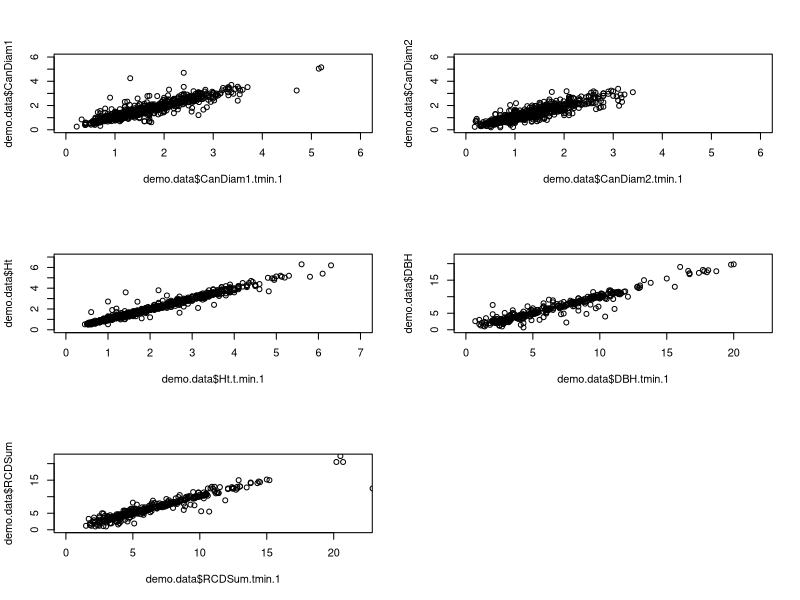

Write R code to recreate this figure.
#libraries
library(tidyverse)

raw.data<-read.csv('CirclePlots.csv',header=T)

# ---------- prep 'raw.data' before extracting dmeographic data --------

# filter to pinon only
raw.data<-raw.data[which(raw.data$Species=='PIED'),]
# remove years w/ incomplete data
raw.data<-raw.data[-which(raw.data$Year==2009 | raw.data$Year==2008),]

# Create a unique ID column
raw.data$TreeID<-(paste(raw.data$Site,".",raw.data$Transect,".",raw.data$Tree_Tag_Number,".",raw.data$Plot_Distance))

# Create an RCD_sum column
raw.data <- raw.data %>% 
  mutate(RCD_sum = rowSums(across(starts_with("RCD")), na.rm = T))
  
# for trees with no RCD, we want values to be NA not zero
raw.data$RCD_sum[raw.data$RCD_sum==0] <- NA

# check that the length of NA's in RCD_1 and RCD_sum match
length(raw.data$RCD_sum[is.na(raw.data$RCD_sum)]) == length(raw.data$RCD_1[is.na(raw.data$RCD_1)])    
                              
# check for year-tree ID duplicates in the unique ID column
raw.data %>%
  dplyr::group_by(Year, TreeID) %>%
  dplyr::summarise(n = dplyr::n(), .groups = "drop") %>%
  dplyr::filter(n > 1L) 

# ** 3 duplicated entries found for tree ID in same year
# removing the three rows that are duplicated entries here
raw.data <- raw.data[-which(raw.data$TreeID=='PJControl . LAI_Right . 3355 . 50' & raw.data$Year==2017 & is.na(raw.data$RCD_2)),]
raw.data <- raw.data[-which(raw.data$TreeID=='PJControl . Main . 763 . 35' & raw.data$Year==2019 & is.na(raw.data$Height_to_Canopy)),]
raw.data <- raw.data[-which(raw.data$TreeID=='PJControl . Main . 754 . 35'  & raw.data$Year==2022 & is.na(raw.data$Status)),]

# Save tree IDs to vector
TreeIDs<-unique(paste(raw.data$Site,".",raw.data$Transect,".",raw.data$Tree_Tag_Number,".",raw.data$Plot_Distance))

ntrees<-length(TreeIDs) # number of individuals
years<-unique(raw.data$Year) # years 

# ------ Create new demo.data data frame ---------

demo.data<-as.data.frame(raw.data$TreeID)
demo.data$Year<-raw.data$Year
demo.data$Alive<-NA # empy column to fill survival data

## Add annual survival info 
for (i in 1:ntrees){
  
# subset to unique tree
s.data<-subset(raw.data,raw.data$TreeID==TreeIDs[i])

if(sum(which(is.na(s.data$Percent_Dead)))>0){s.data$Percent_Dead[which(is.na(s.data$Percent_Dead)==T)]=100} # In some cases NAs are used in place of 100s (reassign)

# create really dead var if a tree is dead more than once
reallydead<-diff(which(s.data$Percent_Dead==100)) # returns 1's if following yr was also dead
if(sum(reallydead>1)==0 ){ # for any years where a tree didn't 'come back alive'
  fdead<-min(which(s.data$Percent_Dead==100)) # first year dead
  
  s.data$Alive<-NA # add an Alive column to subset
  if(fdead>1 & fdead<100){
    s.data$Alive[1:(fdead-1)]<-1 # assign alive to all years prior to death
    s.data$Alive[fdead]<-0 # assign dead to first year dead
  }
  
  if(fdead>100){
    s.data$Alive<-1 # assign alive if it never died
  }
  # for each individual, each year assign survival as 1 or 0 (or NA)
  demo.data$Alive[demo.data[,1]==TreeIDs[i]]<-s.data$Alive
} 

#if(sum(reallydead>1)>0 ){ ##In these cases trees were said to be 100% dead but then not a following year. 
  #ldead<-max(which(s.data$Percent_Dead==100))
  
  #print (i)
  
  
#} 


}

## Add recruitment data
demo.data$newRecruits <- NA

for (i in 1:ntrees){
  
  ID <- TreeIDs[i] # set tree ID to first tree listed in TreeIDS
  
  # subset to unique tree id
  ind.data<-subset(demo.data, demo.data$`raw.data$TreeID`==ID)
  
# if the first year there is a record of the individual is greater than 2013
# Note: some plots seem to have maybe started in 2013, were there other plots that started later?
# Notes continued: need to check how confident we should be in assigning the status of new recruit to a tree when it first shows up in a census. Was it just missed in previous 
# years?
  if(min(ind.data$Year)>2013 & is.na(ind.data$Alive[which(ind.data$Year==min(ind.data$Year))])==F) { # if its not alive 1st year present its not a new recruit (some 'NA' individuals entered the census after 2013)
    
    rec.year <- min(ind.data$Year) # record the first the year the individual was present

    rID<-which(demo.data$`raw.data$TreeID`==ID & demo.data$Year==rec.year) # row id in demodata

    demo.data$newRecruits[rID] <- 1 # assign a 1 to newRecruits column
  }
}

# how many recruits?
length(which(demo.data$newRecruits==1))

# 3 trees are greater than 2 in height -- too tall for a new recruit?

## Explore RCD *** in progress

# how often are trees multi stemmed?
dim(raw.data[which(raw.data$Multiple_Stems=="Y"),])[1] # column seems to only apply for dbh time period

# how often do trees have atleast one RCD measurement?
dim(raw.data[which(raw.data$RCD_1>0),])[1]

# how many years do trees have an RCD measurement?
sort(unique(raw.data[which(raw.data$RCD_1>0),]$Year))

# how often do trees have atleast one DBH measurement?
dim(raw.data[which(raw.data$DBH_1>0),])[1]

# how many years do trees have a DBH measurement?
sort(unique(raw.data[which(raw.data$DBH_1>0),]$Year))

# for how many trees does the number of RCD measurements change depending on the year?
multistem.dat <- raw.data[which(raw.data$RCD_2>0),]
# need to filter to each tree and see if stems change by year
multistem.dat %>% select(c())

## Add annual growth data 

demo.data$Ht<-NA
demo.data$CanDiam1<-NA
demo.data$CanDiam2<-NA
demo.data$DBH<-NA
demo.data$RCDSum<-NA

for (i in 1:length(demo.data[,1])){
  
  ID<-demo.data$`raw.data$TreeID`[i]
  year<-demo.data$Year[i]
  rID<-which(raw.data$TreeID==ID & raw.data$Year==year) # row id
  
  # for all rows that are not dead or do not have NAs
  if(is.na(demo.data$Alive[i])==F & demo.data$Alive[i]!=0 ){
    # fill in size info 
    demo.data$Ht[i]<-raw.data$Height[rID[1]]
    demo.data$CanDiam1[i]<-raw.data$Greatest_Diameter[rID[1]]
    demo.data$CanDiam2[i]<-raw.data$Perpendicular_Diameter[rID[1]]
    demo.data$DBH[i]<-raw.data$DBH_1[rID[1]]
    demo.data$RCDSum[i]<-raw.data$RCD_sum[rID[1]]
    
  }
  
}


## Add previous years' size information (for growth)

demo.data$Ht.t.min.1 <- NA
demo.data$CanDiam1.tmin.1 <- NA
demo.data$CanDiam2.tmin.1 <- NA
demo.data$DBH.tmin.1 <- NA
demo.data$RCDSum.tmin.1 <- NA

for (i in 1:ntrees){
  
  ID <- TreeIDs[i] # set tree ID to first tree listed in TreeIDS
  
  #ID <- "PJControl . LAI_Left . 3519 . 50" # test on tree with several years of data
  # i =70 tree with 2017 duplicated
  
  # subset to unique tree id
  ind.data<-subset(demo.data, demo.data$`raw.data$TreeID`==ID)
  
  # list years of data present for individual, first to last
  years <- sort(unique(ind.data$Year))
  
  for(j in 1:length(years)) {
    
    year = years[j]
    prev.year = year-1
    
    rID<-which(demo.data$`raw.data$TreeID`==ID & demo.data$Year==year) # print row id equal to tree and current year
    
    if((prev.year) %in% years) { # if data from the previous calendar year exists for an individual, 
      
      # then assign the previous size info for the current year for all t minus 1 columns
      demo.data$Ht.t.min.1[rID] <- ind.data$Ht[which(ind.data$Year==prev.year)]
      demo.data$CanDiam1.tmin.1[rID]<-ind.data$CanDiam1[which(ind.data$Year==prev.year)]
      demo.data$CanDiam2.tmin.1[rID]<-ind.data$CanDiam2[which(ind.data$Year==prev.year)]
      demo.data$DBH.tmin.1[rID]<-ind.data$DBH[which(ind.data$Year==prev.year)]
      demo.data$RCDSum.tmin.1[rID]<-ind.data$RCDSum[which(ind.data$Year==prev.year)]
      
    }
    
  }
}

# ## Finally, add a column for CanDiamAvg and CanDiamAvg2
# # Create an RCD_sum column
# demo.data <- demo.data %>% 
#   mutate(CanDiamAvg = rowMeans(across(c(CanDiam1, CanDiam2)), na.rm = T)) %>% 
#   mutate(CanDiamAvg.tmin.1 = rowMeans(across(c(CanDiam1.tmin.1, CanDiam2.tmin.1)), na.rm = T))


# ** error is duplicate year for treeID==PJControl . LAI_Right . 3355 . 50 (2017 is duplicated), but all NAs so ignoring
subset(demo.data, demo.data$`raw.data$TreeID`=='PJControl . LAI_Right . 3355 . 50')

## save demo data to file
write.csv(demo.data, "cleaned_demo_data.csv", row.names = FALSE)


# ----- Exploratory plotting ---------

# plot size t and size t-1
par(mfrow=c(3,2))
plot(demo.data$CanDiam1.tmin.1, demo.data$CanDiam1, ylim = c(0,6), xlim = c(0,6))
plot(demo.data$CanDiam2.tmin.1, demo.data$CanDiam2, ylim = c(0,6), xlim = c(0,6))
plot(demo.data$Ht.t.min.1, demo.data$Ht, ylim = c(0,7), xlim = c(0,7))
plot(demo.data$DBH.tmin.1, demo.data$DBH, ylim = c(0,22), xlim = c(0,22))
plot(demo.data$RCDSum.tmin.1, demo.data$RCDSum, ylim = c(0,22), xlim = c(0,22))
